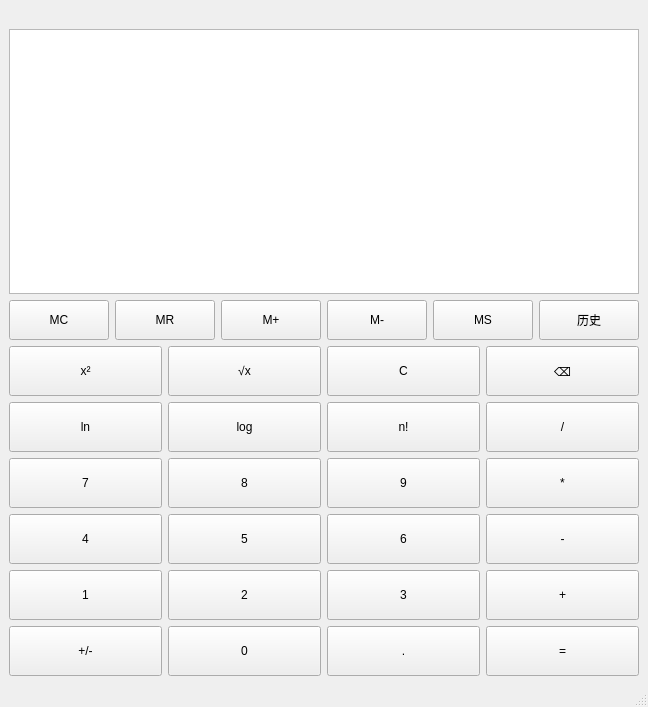
<?xml version="1.0" encoding="UTF-8"?>
<ui version="4.0">
 <class>MainWindow</class>
 <widget class="QMainWindow" name="MainWindow">
  <property name="geometry">
   <rect>
    <x>0</x>
    <y>0</y>
    <width>508</width>
    <height>707</height>
   </rect>
  </property>
  <property name="windowTitle">
   <string>计算机</string>
  </property>
  <widget class="QWidget" name="centralwidget">
   <layout class="QVBoxLayout" name="verticalLayout">
    <item>
     <widget class="QLabel" name="label">
      <property name="text">
       <string/>
      </property>
     </widget>
    </item>
    <item>
     <widget class="QTextBrowser" name="textBrowser"/>
    </item>
    <item>
     <layout class="QGridLayout" name="gridLayout_memory">
      <item row="0" column="0">
       <widget class="QPushButton" name="pushButton_MC">
        <property name="minimumSize">
         <size>
          <width>100</width>
          <height>40</height>
         </size>
        </property>
        <property name="text">
         <string>MC</string>
        </property>
       </widget>
      </item>
      <item row="0" column="1">
       <widget class="QPushButton" name="pushButton_MR">
        <property name="minimumSize">
         <size>
          <width>100</width>
          <height>40</height>
         </size>
        </property>
        <property name="text">
         <string>MR</string>
        </property>
       </widget>
      </item>
      <item row="0" column="2">
       <widget class="QPushButton" name="pushButton_M_plus">
        <property name="minimumSize">
         <size>
          <width>100</width>
          <height>40</height>
         </size>
        </property>
        <property name="text">
         <string>M+</string>
        </property>
       </widget>
      </item>
      <item row="0" column="3">
       <widget class="QPushButton" name="pushButton_M_minus">
        <property name="minimumSize">
         <size>
          <width>100</width>
          <height>40</height>
         </size>
        </property>
        <property name="text">
         <string>M-</string>
        </property>
       </widget>
      </item>
      <item row="0" column="4">
       <widget class="QPushButton" name="pushButton_MS">
        <property name="minimumSize">
         <size>
          <width>100</width>
          <height>40</height>
         </size>
        </property>
        <property name="text">
         <string>MS</string>
        </property>
       </widget>
      </item>
      <item row="0" column="5">
       <widget class="QPushButton" name="pushButton_history">
        <property name="minimumSize">
         <size>
          <width>100</width>
          <height>40</height>
         </size>
        </property>
        <property name="text">
         <string>历史</string>
        </property>
       </widget>
      </item>
     </layout>
    </item>
    <item>
     <layout class="QGridLayout" name="gridLayout_4">
      <item row="0" column="0">
       <widget class="QPushButton" name="pushButton_18">
        <property name="minimumSize">
         <size>
          <width>100</width>
          <height>50</height>
         </size>
        </property>
        <property name="text">
         <string>x²</string>
        </property>
       </widget>
      </item>
      <item row="0" column="1">
       <widget class="QPushButton" name="pushButton_20">
        <property name="minimumSize">
         <size>
          <width>100</width>
          <height>50</height>
         </size>
        </property>
        <property name="text">
         <string>√x</string>
        </property>
       </widget>
      </item>
      <item row="0" column="2">
       <widget class="QPushButton" name="pushButton_17">
        <property name="minimumSize">
         <size>
          <width>100</width>
          <height>50</height>
         </size>
        </property>
        <property name="text">
         <string>C</string>
        </property>
       </widget>
      </item>
      <item row="0" column="3">
       <widget class="QPushButton" name="pushButton_23">
        <property name="minimumSize">
         <size>
          <width>100</width>
          <height>50</height>
         </size>
        </property>
        <property name="text">
         <string>⌫</string>
        </property>
       </widget>
      </item>
      <item row="1" column="0">
       <widget class="QPushButton" name="pushButton_19">
        <property name="minimumSize">
         <size>
          <width>100</width>
          <height>50</height>
         </size>
        </property>
        <property name="maximumSize">
         <size>
          <width>200</width>
          <height>100</height>
         </size>
        </property>
        <property name="text">
         <string>ln</string>
        </property>
       </widget>
      </item>
      <item row="1" column="1">
       <widget class="QPushButton" name="pushButton_22">
        <property name="minimumSize">
         <size>
          <width>100</width>
          <height>50</height>
         </size>
        </property>
        <property name="text">
         <string>log</string>
        </property>
       </widget>
      </item>
      <item row="1" column="2">
       <widget class="QPushButton" name="pushButton_21">
        <property name="minimumSize">
         <size>
          <width>100</width>
          <height>50</height>
         </size>
        </property>
        <property name="text">
         <string>n!</string>
        </property>
       </widget>
      </item>
      <item row="1" column="3">
       <widget class="QPushButton" name="pushButton_26">
        <property name="minimumSize">
         <size>
          <width>100</width>
          <height>50</height>
         </size>
        </property>
        <property name="text">
         <string>/</string>
        </property>
       </widget>
      </item>
      <item row="2" column="0">
       <widget class="QPushButton" name="pushButton_28">
        <property name="minimumSize">
         <size>
          <width>100</width>
          <height>50</height>
         </size>
        </property>
        <property name="text">
         <string>7</string>
        </property>
       </widget>
      </item>
      <item row="2" column="1">
       <widget class="QPushButton" name="pushButton_31">
        <property name="minimumSize">
         <size>
          <width>100</width>
          <height>50</height>
         </size>
        </property>
        <property name="text">
         <string>8</string>
        </property>
       </widget>
      </item>
      <item row="2" column="2">
       <widget class="QPushButton" name="pushButton_30">
        <property name="minimumSize">
         <size>
          <width>100</width>
          <height>50</height>
         </size>
        </property>
        <property name="text">
         <string>9</string>
        </property>
       </widget>
      </item>
      <item row="2" column="3">
       <widget class="QPushButton" name="pushButton_27">
        <property name="minimumSize">
         <size>
          <width>100</width>
          <height>50</height>
         </size>
        </property>
        <property name="text">
         <string>*</string>
        </property>
       </widget>
      </item>
      <item row="3" column="0">
       <widget class="QPushButton" name="pushButton_33">
        <property name="minimumSize">
         <size>
          <width>100</width>
          <height>50</height>
         </size>
        </property>
        <property name="text">
         <string>4</string>
        </property>
       </widget>
      </item>
      <item row="3" column="1">
       <widget class="QPushButton" name="pushButton_35">
        <property name="minimumSize">
         <size>
          <width>100</width>
          <height>50</height>
         </size>
        </property>
        <property name="text">
         <string>5</string>
        </property>
       </widget>
      </item>
      <item row="3" column="2">
       <widget class="QPushButton" name="pushButton_34">
        <property name="minimumSize">
         <size>
          <width>100</width>
          <height>50</height>
         </size>
        </property>
        <property name="text">
         <string>6</string>
        </property>
       </widget>
      </item>
      <item row="3" column="3">
       <widget class="QPushButton" name="pushButton_32">
        <property name="minimumSize">
         <size>
          <width>100</width>
          <height>50</height>
         </size>
        </property>
        <property name="text">
         <string>-</string>
        </property>
       </widget>
      </item>
      <item row="4" column="0">
       <widget class="QPushButton" name="pushButton_37">
        <property name="minimumSize">
         <size>
          <width>100</width>
          <height>50</height>
         </size>
        </property>
        <property name="text">
         <string>1</string>
        </property>
       </widget>
      </item>
      <item row="4" column="1">
       <widget class="QPushButton" name="pushButton_39">
        <property name="minimumSize">
         <size>
          <width>100</width>
          <height>50</height>
         </size>
        </property>
        <property name="text">
         <string>2</string>
        </property>
       </widget>
      </item>
      <item row="4" column="2">
       <widget class="QPushButton" name="pushButton_38">
        <property name="minimumSize">
         <size>
          <width>100</width>
          <height>50</height>
         </size>
        </property>
        <property name="text">
         <string>3</string>
        </property>
       </widget>
      </item>
      <item row="4" column="3">
       <widget class="QPushButton" name="pushButton_36">
        <property name="minimumSize">
         <size>
          <width>100</width>
          <height>50</height>
         </size>
        </property>
        <property name="text">
         <string>+</string>
        </property>
       </widget>
      </item>
      <item row="5" column="0">
       <widget class="QPushButton" name="pushButton_41">
        <property name="minimumSize">
         <size>
          <width>100</width>
          <height>50</height>
         </size>
        </property>
        <property name="text">
         <string>+/-</string>
        </property>
       </widget>
      </item>
      <item row="5" column="1">
       <widget class="QPushButton" name="pushButton_43">
        <property name="minimumSize">
         <size>
          <width>100</width>
          <height>50</height>
         </size>
        </property>
        <property name="text">
         <string>0</string>
        </property>
       </widget>
      </item>
      <item row="5" column="2">
       <widget class="QPushButton" name="pushButton_42">
        <property name="minimumSize">
         <size>
          <width>100</width>
          <height>50</height>
         </size>
        </property>
        <property name="text">
         <string>.</string>
        </property>
       </widget>
      </item>
      <item row="5" column="3">
       <widget class="QPushButton" name="pushButton_40">
        <property name="minimumSize">
         <size>
          <width>100</width>
          <height>50</height>
         </size>
        </property>
        <property name="text">
         <string>=</string>
        </property>
       </widget>
      </item>
     </layout>
    </item>
   </layout>
  </widget>
  <widget class="QMenuBar" name="menubar">
   <property name="geometry">
    <rect>
     <x>0</x>
     <y>0</y>
     <width>508</width>
     <height>21</height>
    </rect>
   </property>
  </widget>
  <widget class="QStatusBar" name="statusbar"/>
 </widget>
 <resources/>
 <connections/>
</ui>
